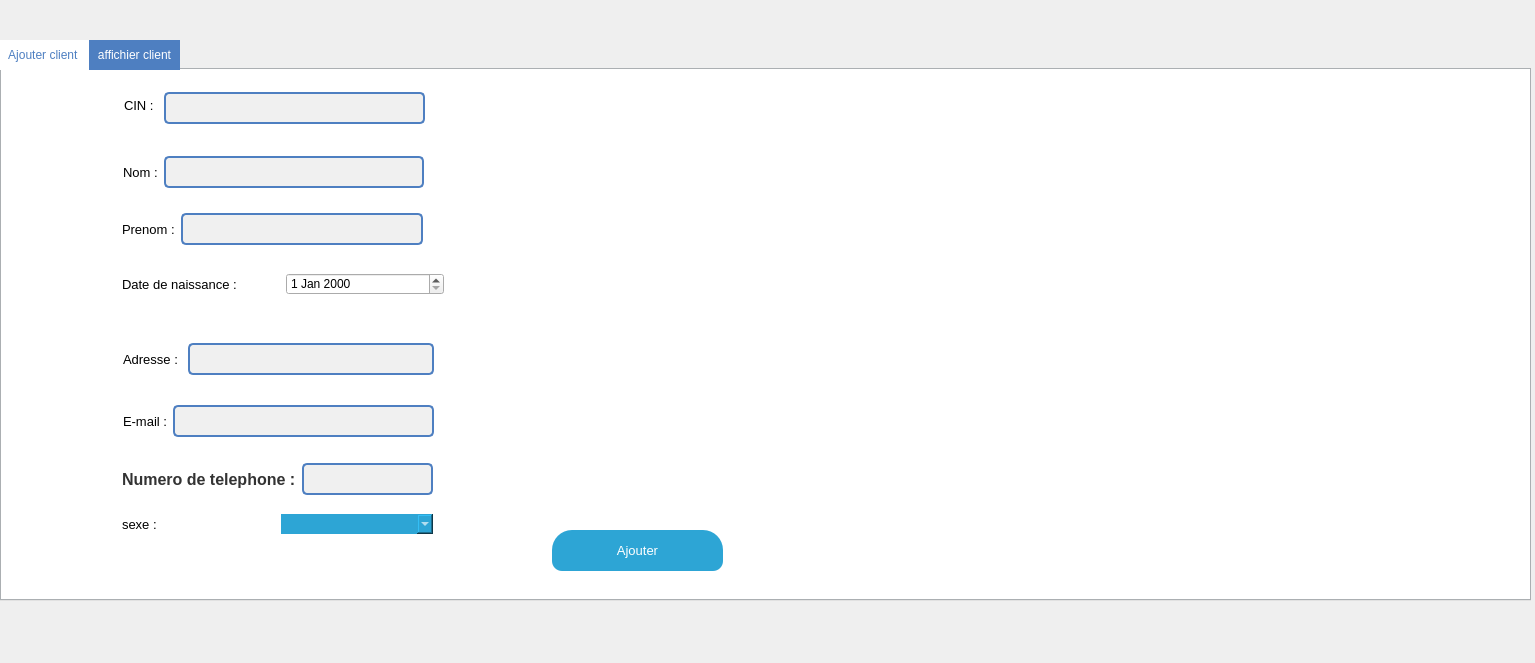
<?xml version="1.0" encoding="UTF-8"?>
<ui version="4.0">
 <class>gestionclient</class>
 <widget class="QDialog" name="gestionclient">
  <property name="geometry">
   <rect>
    <x>0</x>
    <y>0</y>
    <width>1535</width>
    <height>663</height>
   </rect>
  </property>
  <property name="windowTitle">
   <string>Dialog</string>
  </property>
  <widget class="QTabWidget" name="tabWidget_4">
   <property name="geometry">
    <rect>
     <x>0</x>
     <y>40</y>
     <width>1531</width>
     <height>561</height>
    </rect>
   </property>
   <property name="styleSheet">
    <string notr="true">/* Style général du tab widget */
QTabWidget {
    background-color: #f0f5f9; /* Bleu pâle */
}

/* Style des onglets */
QTabBar::tab {
    background-color: #4e7fc1; /* Bleu */
    color: #ffffff; /* Blanc */
    padding: 8px;
}

/* Style des onglets lorsqu'ils sont sélectionnés */
QTabBar::tab:selected {
    background-color: #ffffff; /* Blanc */
    color: #4e7fc1; /* Bleu */
}

/* Style des étiquettes */
QLabel {
    color: #333333;
    font-size: 16px;
    font-weight: bold;
}

/* Style des champs de saisie */
QLineEdit {
    background-color: #f0f0f0; /* Gris clair */
    border: 2px solid #4e7fc1; /* Bleu */
    padding: 6px;
    border-radius: 5px;
}

/* Style des champs de saisie lorsqu'ils sont activés */
QLineEdit:focus {
    border: 2px solid #2a5286; /* Bleu foncé */
}

/* Style de la vue de liste */
QListView {
    background-color: #ffffff; /* Blanc */
    border: 1px solid #cccccc;
    padding: 4px;
}

/* Style du bouton */
QPushButton {
    background-color: #4e7fc1; /* Bleu */
    border: none;
    color: #ffffff; /* Blanc */
    padding: 10px 20px;
    text-align: center;
    text-decoration: none;
    display: inline-block;
    font-size: 16px;
    margin: 10px 0;
    cursor: pointer;
    border-radius: 20px;
    transition: background-color 0.3s ease;
}

/* Style du bouton lorsqu'il est survolé */
QPushButton:hover {
    background-color: #356aa0; /* Bleu plus foncé */
}

/* Style du bouton lorsqu'il est pressé */
QPushButton:pressed {
    background-color: #2a5286; /* Bleu encore plus foncé */
}
</string>
   </property>
   <property name="currentIndex">
    <number>0</number>
   </property>
   <widget class="QWidget" name="tab_6">
    <attribute name="title">
     <string>Ajouter client </string>
    </attribute>
    <widget class="QPushButton" name="pushButtonajouter">
     <property name="geometry">
      <rect>
       <x>550</x>
       <y>450</y>
       <width>171</width>
       <height>61</height>
      </rect>
     </property>
     <property name="styleSheet">
      <string notr="true">font: 10pt Arial ;
    color:white;
    background-color :#2da5d5;
    border-bottom-left-radius: 10px 10px;
    border-bottom-right-radius: 10px 10px;</string>
     </property>
     <property name="text">
      <string>Ajouter</string>
     </property>
    </widget>
    <widget class="QWidget" name="layoutWidget">
     <property name="geometry">
      <rect>
       <x>122</x>
       <y>22</y>
       <width>301</width>
       <height>39</height>
      </rect>
     </property>
     <layout class="QFormLayout" name="formLayout">
      <item row="0" column="0">
       <widget class="QLabel" name="labelcin">
        <property name="styleSheet">
         <string notr="true">font:10pt Arial;
    color:black;</string>
        </property>
        <property name="text">
         <string>CIN : </string>
        </property>
       </widget>
      </item>
      <item row="0" column="1">
       <widget class="QLineEdit" name="lineEditcin">
        <property name="styleSheet">
         <string notr="true"/>
        </property>
       </widget>
      </item>
     </layout>
    </widget>
    <widget class="QWidget" name="layoutWidget_2">
     <property name="geometry">
      <rect>
       <x>121</x>
       <y>83</y>
       <width>301</width>
       <height>39</height>
      </rect>
     </property>
     <layout class="QHBoxLayout" name="horizontalLayout_2">
      <item>
       <widget class="QLabel" name="labelnom">
        <property name="styleSheet">
         <string notr="true">font:10pt Arial;
    color:black;</string>
        </property>
        <property name="text">
         <string>Nom :</string>
        </property>
       </widget>
      </item>
      <item>
       <widget class="QLineEdit" name="lineEditnom">
        <property name="styleSheet">
         <string notr="true"/>
        </property>
       </widget>
      </item>
     </layout>
    </widget>
    <widget class="QWidget" name="layoutWidget_3">
     <property name="geometry">
      <rect>
       <x>120</x>
       <y>140</y>
       <width>301</width>
       <height>39</height>
      </rect>
     </property>
     <layout class="QHBoxLayout" name="horizontalLayout_3">
      <item>
       <widget class="QLabel" name="labelprenom">
        <property name="styleSheet">
         <string notr="true">font:10pt Arial;
    color:black;</string>
        </property>
        <property name="text">
         <string>Prenom :</string>
        </property>
       </widget>
      </item>
      <item>
       <widget class="QLineEdit" name="lineEditprenom">
        <property name="styleSheet">
         <string notr="true"/>
        </property>
       </widget>
      </item>
     </layout>
    </widget>
    <widget class="QWidget" name="layoutWidget_4">
     <property name="geometry">
      <rect>
       <x>121</x>
       <y>270</y>
       <width>311</width>
       <height>39</height>
      </rect>
     </property>
     <layout class="QHBoxLayout" name="horizontalLayout_5">
      <item>
       <widget class="QLabel" name="labeladresse">
        <property name="styleSheet">
         <string notr="true">font:10pt Arial;
    color:black;</string>
        </property>
        <property name="text">
         <string>Adresse : </string>
        </property>
       </widget>
      </item>
      <item>
       <widget class="QLineEdit" name="lineEditadresse">
        <property name="styleSheet">
         <string notr="true"/>
        </property>
       </widget>
      </item>
     </layout>
    </widget>
    <widget class="QWidget" name="layoutWidget_5">
     <property name="geometry">
      <rect>
       <x>121</x>
       <y>332</y>
       <width>311</width>
       <height>39</height>
      </rect>
     </property>
     <layout class="QHBoxLayout" name="horizontalLayout_6">
      <item>
       <widget class="QLabel" name="labelemail">
        <property name="styleSheet">
         <string notr="true">font:10pt Arial;
    color:black;</string>
        </property>
        <property name="text">
         <string>E-mail :</string>
        </property>
       </widget>
      </item>
      <item>
       <widget class="QLineEdit" name="lineEditemail">
        <property name="styleSheet">
         <string notr="true"/>
        </property>
        <property name="placeholderText">
         <string/>
        </property>
       </widget>
      </item>
     </layout>
    </widget>
    <widget class="QWidget" name="layoutWidget_6">
     <property name="geometry">
      <rect>
       <x>120</x>
       <y>390</y>
       <width>311</width>
       <height>39</height>
      </rect>
     </property>
     <layout class="QHBoxLayout" name="horizontalLayout_7">
      <item>
       <widget class="QLabel" name="labelnumero">
        <property name="styleSheet">
         <string notr="true">font:10pt Arial;\n    color:black;</string>
        </property>
        <property name="text">
         <string>Numero de telephone :</string>
        </property>
       </widget>
      </item>
      <item>
       <widget class="QLineEdit" name="lineEditnumero">
        <property name="styleSheet">
         <string notr="true"/>
        </property>
       </widget>
      </item>
     </layout>
    </widget>
    <widget class="QWidget" name="layoutWidget_7">
     <property name="geometry">
      <rect>
       <x>120</x>
       <y>440</y>
       <width>311</width>
       <height>28</height>
      </rect>
     </property>
     <layout class="QHBoxLayout" name="horizontalLayout">
      <item>
       <widget class="QLabel" name="label">
        <property name="styleSheet">
         <string notr="true">font:10pt Arial;
    color:black;</string>
        </property>
        <property name="text">
         <string>sexe :</string>
        </property>
       </widget>
      </item>
      <item>
       <widget class="QComboBox" name="comboBox_5">
        <property name="styleSheet">
         <string notr="true"> border:none;
 
    font: 11pt Arial;
                      color:white;
                      background-color :#2da5d5;
                      selection-background-color: rgb(254, 120, 126);</string>
        </property>
        <item>
         <property name="text">
          <string/>
         </property>
        </item>
        <item>
         <property name="text">
          <string>male</string>
         </property>
        </item>
        <item>
         <property name="text">
          <string>female</string>
         </property>
        </item>
       </widget>
      </item>
     </layout>
    </widget>
    <widget class="QWidget" name="layoutWidget_8">
     <property name="geometry">
      <rect>
       <x>120</x>
       <y>200</y>
       <width>322</width>
       <height>28</height>
      </rect>
     </property>
     <layout class="QHBoxLayout" name="horizontalLayout_4">
      <item>
       <widget class="QLabel" name="labeldate">
        <property name="styleSheet">
         <string notr="true">font:10pt Arial;
    color:black;</string>
        </property>
        <property name="text">
         <string>Date de naissance : </string>
        </property>
       </widget>
      </item>
      <item>
       <widget class="QDateEdit" name="dateEdit_2"/>
      </item>
     </layout>
    </widget>
   </widget>
   <widget class="QWidget" name="tab_7">
    <attribute name="title">
     <string>affichier client</string>
    </attribute>
    <widget class="QPushButton" name="pushButtonsupprimerclient">
     <property name="geometry">
      <rect>
       <x>1080</x>
       <y>130</y>
       <width>121</width>
       <height>61</height>
      </rect>
     </property>
     <property name="styleSheet">
      <string notr="true">font: 10pt Arial ;
    color:white;
    background-color :#2da5d5;
    border-bottom-left-radius: 10px 10px;
    border-bottom-right-radius: 10px 10px;</string>
     </property>
     <property name="text">
      <string>supprimer</string>
     </property>
    </widget>
    <widget class="QTableView" name="tableView_2">
     <property name="geometry">
      <rect>
       <x>0</x>
       <y>50</y>
       <width>1041</width>
       <height>461</height>
      </rect>
     </property>
     <property name="styleSheet">
      <string notr="true">font: 75 8pt &quot;MS Shell Dlg 2&quot;;
border-color: rgb(255, 16, 203);
gridline-color: rgb(255, 255, 255);
/*background-color: #d7d6d5*/
</string>
     </property>
    </widget>
    <widget class="QWidget" name="layoutWidget_41">
     <property name="geometry">
      <rect>
       <x>1230</x>
       <y>100</y>
       <width>281</width>
       <height>36</height>
      </rect>
     </property>
     <layout class="QHBoxLayout" name="horizontalLayout_36">
      <item>
       <widget class="QLabel" name="labelnom_6">
        <property name="styleSheet">
         <string notr="true">font:10pt Arial;
    color:black;</string>
        </property>
        <property name="text">
         <string>Nom :</string>
        </property>
       </widget>
      </item>
      <item>
       <widget class="QLineEdit" name="lineEditnom_6">
        <property name="styleSheet">
         <string notr="true"/>
        </property>
       </widget>
      </item>
     </layout>
    </widget>
    <widget class="QWidget" name="layoutWidget_51">
     <property name="geometry">
      <rect>
       <x>1230</x>
       <y>140</y>
       <width>281</width>
       <height>36</height>
      </rect>
     </property>
     <layout class="QHBoxLayout" name="horizontalLayout_45">
      <item>
       <widget class="QLabel" name="labelprenom_7">
        <property name="styleSheet">
         <string notr="true">font:10pt Arial;
    color:black;</string>
        </property>
        <property name="text">
         <string>Prenom :</string>
        </property>
       </widget>
      </item>
      <item>
       <widget class="QLineEdit" name="lineEditprenom_7">
        <property name="styleSheet">
         <string notr="true"/>
        </property>
       </widget>
      </item>
     </layout>
    </widget>
    <widget class="QWidget" name="layoutWidget_52">
     <property name="geometry">
      <rect>
       <x>1230</x>
       <y>180</y>
       <width>281</width>
       <height>36</height>
      </rect>
     </property>
     <layout class="QHBoxLayout" name="horizontalLayout_46">
      <item>
       <widget class="QLabel" name="labeldate_7">
        <property name="styleSheet">
         <string notr="true">font:10pt Arial;
    color:black;</string>
        </property>
        <property name="text">
         <string>Date de naissance : </string>
        </property>
       </widget>
      </item>
      <item>
       <widget class="QLineEdit" name="lineEditdate_7">
        <property name="styleSheet">
         <string notr="true"/>
        </property>
       </widget>
      </item>
     </layout>
    </widget>
    <widget class="QWidget" name="layoutWidget_53">
     <property name="geometry">
      <rect>
       <x>1230</x>
       <y>240</y>
       <width>281</width>
       <height>36</height>
      </rect>
     </property>
     <layout class="QHBoxLayout" name="horizontalLayout_47">
      <item>
       <widget class="QLabel" name="labeladresse_7">
        <property name="styleSheet">
         <string notr="true">font:10pt Arial;
    color:black;</string>
        </property>
        <property name="text">
         <string>Adresse : </string>
        </property>
       </widget>
      </item>
      <item>
       <widget class="QLineEdit" name="lineEditadresse_7">
        <property name="styleSheet">
         <string notr="true"/>
        </property>
       </widget>
      </item>
     </layout>
    </widget>
    <widget class="QWidget" name="layoutWidget_54">
     <property name="geometry">
      <rect>
       <x>1230</x>
       <y>300</y>
       <width>281</width>
       <height>36</height>
      </rect>
     </property>
     <layout class="QHBoxLayout" name="horizontalLayout_48">
      <item>
       <widget class="QLabel" name="labelemail_7">
        <property name="styleSheet">
         <string notr="true">font:10pt Arial;
    color:black;</string>
        </property>
        <property name="text">
         <string>E-mail :</string>
        </property>
       </widget>
      </item>
      <item>
       <widget class="QLineEdit" name="lineEditemail_7">
        <property name="styleSheet">
         <string notr="true"/>
        </property>
        <property name="placeholderText">
         <string/>
        </property>
       </widget>
      </item>
     </layout>
    </widget>
    <widget class="QWidget" name="layoutWidget_55">
     <property name="geometry">
      <rect>
       <x>1230</x>
       <y>350</y>
       <width>281</width>
       <height>36</height>
      </rect>
     </property>
     <layout class="QHBoxLayout" name="horizontalLayout_49">
      <item>
       <widget class="QLabel" name="labelnumero_7">
        <property name="styleSheet">
         <string notr="true">font:10pt Arial;
    color:black;</string>
        </property>
        <property name="text">
         <string>Numero de telephone :</string>
        </property>
       </widget>
      </item>
      <item>
       <widget class="QLineEdit" name="lineEditnumero_7">
        <property name="styleSheet">
         <string notr="true"/>
        </property>
       </widget>
      </item>
     </layout>
    </widget>
    <widget class="QWidget" name="layoutWidget_56">
     <property name="geometry">
      <rect>
       <x>1230</x>
       <y>400</y>
       <width>1090</width>
       <height>38</height>
      </rect>
     </property>
     <layout class="QHBoxLayout" name="horizontalLayout_50">
      <item>
       <widget class="QLabel" name="label_13">
        <property name="styleSheet">
         <string notr="true">font:10pt Arial;
    color:black;</string>
        </property>
        <property name="text">
         <string>sexe :</string>
        </property>
       </widget>
      </item>
      <item>
       <widget class="QLineEdit" name="lineeditsexe_7">
        <property name="styleSheet">
         <string notr="true"/>
        </property>
       </widget>
      </item>
     </layout>
    </widget>
    <widget class="QPushButton" name="pushButton_2">
     <property name="geometry">
      <rect>
       <x>1080</x>
       <y>60</y>
       <width>121</width>
       <height>61</height>
      </rect>
     </property>
     <property name="styleSheet">
      <string notr="true">font: 10pt Arial ;
    color:white;
    background-color :#2da5d5;
    border-bottom-left-radius: 10px 10px;
    border-bottom-right-radius: 10px 10px;</string>
     </property>
     <property name="text">
      <string>modifier</string>
     </property>
    </widget>
    <widget class="QWidget" name="layoutWidget_17">
     <property name="geometry">
      <rect>
       <x>1230</x>
       <y>60</y>
       <width>281</width>
       <height>36</height>
      </rect>
     </property>
     <layout class="QFormLayout" name="formLayout_3">
      <item row="0" column="1">
       <widget class="QLineEdit" name="lineeditcinsup">
        <property name="styleSheet">
         <string notr="true"/>
        </property>
        <property name="readOnly">
         <bool>true</bool>
        </property>
       </widget>
      </item>
      <item row="0" column="0">
       <widget class="QLabel" name="labelcin_3">
        <property name="styleSheet">
         <string notr="true">font:10pt Arial;
    color:black;</string>
        </property>
        <property name="text">
         <string>CIN : </string>
        </property>
       </widget>
      </item>
     </layout>
    </widget>
   </widget>
  </widget>
 </widget>
 <resources/>
 <connections/>
</ui>
